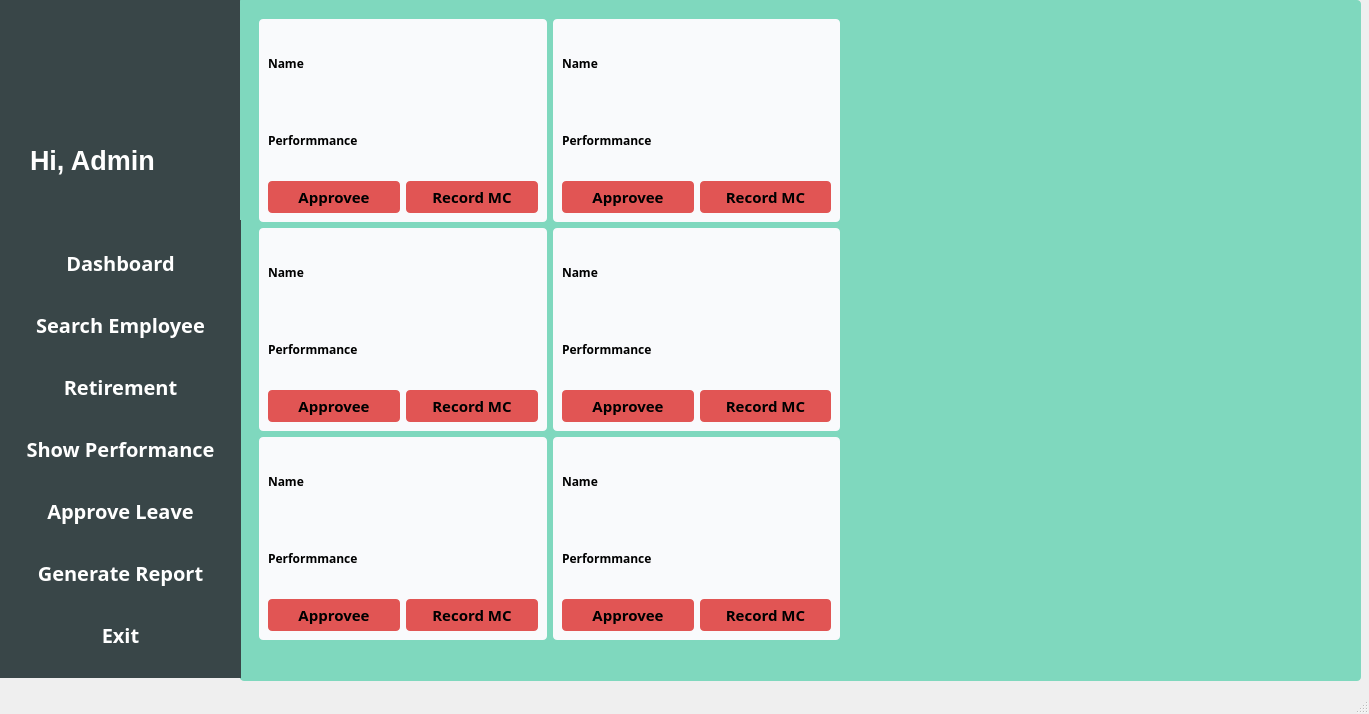
<?xml version="1.0" encoding="UTF-8"?>
<ui version="4.0">
 <class>approveLeave</class>
 <widget class="QMainWindow" name="approveLeave">
  <property name="geometry">
   <rect>
    <x>0</x>
    <y>0</y>
    <width>1369</width>
    <height>714</height>
   </rect>
  </property>
  <property name="windowTitle">
   <string>MainWindow</string>
  </property>
  <widget class="QWidget" name="centralwidget">
   <widget class="QWidget" name="widget" native="true">
    <property name="geometry">
     <rect>
      <x>0</x>
      <y>0</y>
      <width>241</width>
      <height>221</height>
     </rect>
    </property>
    <property name="font">
     <font>
      <family>Comic Sans MS</family>
      <pointsize>10</pointsize>
      <weight>75</weight>
      <bold>true</bold>
     </font>
    </property>
    <property name="styleSheet">
     <string notr="true">background-color: #394648;</string>
    </property>
    <widget class="QLabel" name="label">
     <property name="geometry">
      <rect>
       <x>30</x>
       <y>130</y>
       <width>171</width>
       <height>61</height>
      </rect>
     </property>
     <property name="font">
      <font>
       <family>Segoe UI</family>
       <pointsize>20</pointsize>
       <weight>75</weight>
       <bold>true</bold>
      </font>
     </property>
     <property name="styleSheet">
      <string notr="true">color: white;</string>
     </property>
     <property name="text">
      <string>Hi, Admin</string>
     </property>
    </widget>
    <widget class="QLabel" name="adminImage">
     <property name="geometry">
      <rect>
       <x>70</x>
       <y>20</y>
       <width>151</width>
       <height>111</height>
      </rect>
     </property>
     <property name="font">
      <font>
       <family>Segoe UI</family>
       <pointsize>20</pointsize>
       <weight>75</weight>
       <bold>true</bold>
      </font>
     </property>
     <property name="styleSheet">
      <string notr="true">color: white;</string>
     </property>
     <property name="text">
      <string/>
     </property>
    </widget>
   </widget>
   <widget class="QWidget" name="widget_3" native="true">
    <property name="geometry">
     <rect>
      <x>240</x>
      <y>0</y>
      <width>1121</width>
      <height>681</height>
     </rect>
    </property>
    <property name="styleSheet">
     <string notr="true">background-color: #7fd8be;
border-radius: 4px</string>
    </property>
    <widget class="QWidget" name="widget_4" native="true">
     <property name="geometry">
      <rect>
       <x>-1</x>
       <y>-1</y>
       <width>611</width>
       <height>681</height>
      </rect>
     </property>
     <widget class="QWidget" name="layoutWidget">
      <property name="geometry">
       <rect>
        <x>20</x>
        <y>20</y>
        <width>581</width>
        <height>621</height>
       </rect>
      </property>
      <layout class="QVBoxLayout" name="verticalLayout_23">
       <item>
        <layout class="QHBoxLayout" name="horizontalLayout_7">
         <item>
          <widget class="QWidget" name="widget_5" native="true">
           <property name="styleSheet">
            <string notr="true">background-color: #f9fafc;</string>
           </property>
           <layout class="QVBoxLayout" name="verticalLayout_4">
            <item>
             <layout class="QVBoxLayout" name="verticalLayout_3">
              <item>
               <layout class="QHBoxLayout" name="horizontalLayout">
                <item>
                 <widget class="QLabel" name="label_2">
                  <property name="font">
                   <font>
                    <family>Segoe UI Semibold</family>
                    <pointsize>9</pointsize>
                    <weight>75</weight>
                    <bold>true</bold>
                   </font>
                  </property>
                  <property name="text">
                   <string>Name</string>
                  </property>
                  <property name="alignment">
                   <set>Qt::AlignLeading|Qt::AlignLeft|Qt::AlignVCenter</set>
                  </property>
                 </widget>
                </item>
                <item>
                 <widget class="QLabel" name="label_3">
                  <property name="font">
                   <font>
                    <family>Segoe UI Semibold</family>
                    <pointsize>9</pointsize>
                    <weight>75</weight>
                    <bold>true</bold>
                   </font>
                  </property>
                  <property name="text">
                   <string/>
                  </property>
                  <property name="alignment">
                   <set>Qt::AlignCenter</set>
                  </property>
                 </widget>
                </item>
               </layout>
              </item>
              <item>
               <layout class="QHBoxLayout" name="horizontalLayout_2">
                <item>
                 <widget class="QLabel" name="label_5">
                  <property name="font">
                   <font>
                    <family>Segoe UI Semibold</family>
                    <pointsize>9</pointsize>
                    <weight>75</weight>
                    <bold>true</bold>
                   </font>
                  </property>
                  <property name="text">
                   <string>Performmance</string>
                  </property>
                  <property name="alignment">
                   <set>Qt::AlignLeading|Qt::AlignLeft|Qt::AlignVCenter</set>
                  </property>
                 </widget>
                </item>
                <item>
                 <widget class="QLabel" name="label_4">
                  <property name="font">
                   <font>
                    <family>Segoe UI Semibold</family>
                    <pointsize>9</pointsize>
                    <weight>75</weight>
                    <bold>true</bold>
                   </font>
                  </property>
                  <property name="text">
                   <string/>
                  </property>
                  <property name="alignment">
                   <set>Qt::AlignCenter</set>
                  </property>
                 </widget>
                </item>
               </layout>
              </item>
              <item>
               <layout class="QHBoxLayout" name="horizontalLayout_3">
                <item>
                 <widget class="QPushButton" name="pushButton_8">
                  <property name="font">
                   <font>
                    <family>Segoe UI Semibold</family>
                    <pointsize>-1</pointsize>
                    <weight>75</weight>
                    <bold>true</bold>
                    <underline>false</underline>
                    <strikeout>false</strikeout>
                   </font>
                  </property>
                  <property name="styleSheet">
                   <string notr="true">background-color: #e15554; /* Green */
  width: 100%;
  border: none;
  color: black;
  padding: 5px;
  text-align: center;
  text-decoration: none;
  font-size: 15px;
	border-radius: 4px;</string>
                  </property>
                  <property name="text">
                   <string>Approvee</string>
                  </property>
                 </widget>
                </item>
                <item>
                 <widget class="QPushButton" name="pushButton_9">
                  <property name="font">
                   <font>
                    <family>Segoe UI Semibold</family>
                    <pointsize>-1</pointsize>
                    <weight>75</weight>
                    <bold>true</bold>
                    <underline>false</underline>
                    <strikeout>false</strikeout>
                   </font>
                  </property>
                  <property name="styleSheet">
                   <string notr="true">background-color: #e15554; /* Green */
  width: 100%;
  border: none;
  color: black;
  padding: 5px;
  text-align: center;
  text-decoration: none;
  font-size: 15px;
	border-radius: 4px;</string>
                  </property>
                  <property name="text">
                   <string>Record MC</string>
                  </property>
                 </widget>
                </item>
               </layout>
              </item>
             </layout>
            </item>
           </layout>
          </widget>
         </item>
         <item>
          <widget class="QWidget" name="widget_6" native="true">
           <property name="styleSheet">
            <string notr="true">background-color: #f9fafc;</string>
           </property>
           <layout class="QVBoxLayout" name="verticalLayout_5">
            <item>
             <layout class="QVBoxLayout" name="verticalLayout_6">
              <item>
               <layout class="QHBoxLayout" name="horizontalLayout_4">
                <item>
                 <widget class="QLabel" name="label_6">
                  <property name="font">
                   <font>
                    <family>Segoe UI Semibold</family>
                    <pointsize>9</pointsize>
                    <weight>75</weight>
                    <bold>true</bold>
                   </font>
                  </property>
                  <property name="text">
                   <string>Name</string>
                  </property>
                  <property name="alignment">
                   <set>Qt::AlignLeading|Qt::AlignLeft|Qt::AlignVCenter</set>
                  </property>
                 </widget>
                </item>
                <item>
                 <widget class="QLabel" name="label_7">
                  <property name="font">
                   <font>
                    <family>Segoe UI Semibold</family>
                    <pointsize>9</pointsize>
                    <weight>75</weight>
                    <bold>true</bold>
                   </font>
                  </property>
                  <property name="text">
                   <string/>
                  </property>
                  <property name="alignment">
                   <set>Qt::AlignCenter</set>
                  </property>
                 </widget>
                </item>
               </layout>
              </item>
              <item>
               <layout class="QHBoxLayout" name="horizontalLayout_5">
                <item>
                 <widget class="QLabel" name="label_8">
                  <property name="font">
                   <font>
                    <family>Segoe UI Semibold</family>
                    <pointsize>9</pointsize>
                    <weight>75</weight>
                    <bold>true</bold>
                   </font>
                  </property>
                  <property name="text">
                   <string>Performmance</string>
                  </property>
                  <property name="alignment">
                   <set>Qt::AlignLeading|Qt::AlignLeft|Qt::AlignVCenter</set>
                  </property>
                 </widget>
                </item>
                <item>
                 <widget class="QLabel" name="label_9">
                  <property name="font">
                   <font>
                    <family>Segoe UI Semibold</family>
                    <pointsize>9</pointsize>
                    <weight>75</weight>
                    <bold>true</bold>
                   </font>
                  </property>
                  <property name="text">
                   <string/>
                  </property>
                  <property name="alignment">
                   <set>Qt::AlignCenter</set>
                  </property>
                 </widget>
                </item>
               </layout>
              </item>
              <item>
               <layout class="QHBoxLayout" name="horizontalLayout_6">
                <item>
                 <widget class="QPushButton" name="pushButton_10">
                  <property name="font">
                   <font>
                    <family>Segoe UI Semibold</family>
                    <pointsize>-1</pointsize>
                    <weight>75</weight>
                    <bold>true</bold>
                    <underline>false</underline>
                    <strikeout>false</strikeout>
                   </font>
                  </property>
                  <property name="styleSheet">
                   <string notr="true">background-color: #e15554; /* Green */
  width: 100%;
  border: none;
  color: black;
  padding: 5px;
  text-align: center;
  text-decoration: none;
  font-size: 15px;
	border-radius: 4px;</string>
                  </property>
                  <property name="text">
                   <string>Approvee</string>
                  </property>
                 </widget>
                </item>
                <item>
                 <widget class="QPushButton" name="pushButton_11">
                  <property name="font">
                   <font>
                    <family>Segoe UI Semibold</family>
                    <pointsize>-1</pointsize>
                    <weight>75</weight>
                    <bold>true</bold>
                    <underline>false</underline>
                    <strikeout>false</strikeout>
                   </font>
                  </property>
                  <property name="styleSheet">
                   <string notr="true">background-color: #e15554; /* Green */
  width: 100%;
  border: none;
  color: black;
  padding: 5px;
  text-align: center;
  text-decoration: none;
  font-size: 15px;
	border-radius: 4px;</string>
                  </property>
                  <property name="text">
                   <string>Record MC</string>
                  </property>
                 </widget>
                </item>
               </layout>
              </item>
             </layout>
            </item>
           </layout>
          </widget>
         </item>
        </layout>
       </item>
       <item>
        <layout class="QHBoxLayout" name="horizontalLayout_8">
         <item>
          <widget class="QWidget" name="widget_7" native="true">
           <property name="styleSheet">
            <string notr="true">background-color: #f9fafc;</string>
           </property>
           <layout class="QVBoxLayout" name="verticalLayout_7">
            <item>
             <layout class="QVBoxLayout" name="verticalLayout_8">
              <item>
               <layout class="QHBoxLayout" name="horizontalLayout_9">
                <item>
                 <widget class="QLabel" name="label_10">
                  <property name="font">
                   <font>
                    <family>Segoe UI Semibold</family>
                    <pointsize>9</pointsize>
                    <weight>75</weight>
                    <bold>true</bold>
                   </font>
                  </property>
                  <property name="text">
                   <string>Name</string>
                  </property>
                  <property name="alignment">
                   <set>Qt::AlignLeading|Qt::AlignLeft|Qt::AlignVCenter</set>
                  </property>
                 </widget>
                </item>
                <item>
                 <widget class="QLabel" name="label_11">
                  <property name="font">
                   <font>
                    <family>Segoe UI Semibold</family>
                    <pointsize>9</pointsize>
                    <weight>75</weight>
                    <bold>true</bold>
                   </font>
                  </property>
                  <property name="text">
                   <string/>
                  </property>
                  <property name="alignment">
                   <set>Qt::AlignCenter</set>
                  </property>
                 </widget>
                </item>
               </layout>
              </item>
              <item>
               <layout class="QHBoxLayout" name="horizontalLayout_10">
                <item>
                 <widget class="QLabel" name="label_12">
                  <property name="font">
                   <font>
                    <family>Segoe UI Semibold</family>
                    <pointsize>9</pointsize>
                    <weight>75</weight>
                    <bold>true</bold>
                   </font>
                  </property>
                  <property name="text">
                   <string>Performmance</string>
                  </property>
                  <property name="alignment">
                   <set>Qt::AlignLeading|Qt::AlignLeft|Qt::AlignVCenter</set>
                  </property>
                 </widget>
                </item>
                <item>
                 <widget class="QLabel" name="label_13">
                  <property name="font">
                   <font>
                    <family>Segoe UI Semibold</family>
                    <pointsize>9</pointsize>
                    <weight>75</weight>
                    <bold>true</bold>
                   </font>
                  </property>
                  <property name="text">
                   <string/>
                  </property>
                  <property name="alignment">
                   <set>Qt::AlignCenter</set>
                  </property>
                 </widget>
                </item>
               </layout>
              </item>
              <item>
               <layout class="QHBoxLayout" name="horizontalLayout_11">
                <item>
                 <widget class="QPushButton" name="pushButton_12">
                  <property name="font">
                   <font>
                    <family>Segoe UI Semibold</family>
                    <pointsize>-1</pointsize>
                    <weight>75</weight>
                    <bold>true</bold>
                    <underline>false</underline>
                    <strikeout>false</strikeout>
                   </font>
                  </property>
                  <property name="styleSheet">
                   <string notr="true">background-color: #e15554; /* Green */
  width: 100%;
  border: none;
  color: black;
  padding: 5px;
  text-align: center;
  text-decoration: none;
  font-size: 15px;
	border-radius: 4px;</string>
                  </property>
                  <property name="text">
                   <string>Approvee</string>
                  </property>
                 </widget>
                </item>
                <item>
                 <widget class="QPushButton" name="pushButton_13">
                  <property name="font">
                   <font>
                    <family>Segoe UI Semibold</family>
                    <pointsize>-1</pointsize>
                    <weight>75</weight>
                    <bold>true</bold>
                    <underline>false</underline>
                    <strikeout>false</strikeout>
                   </font>
                  </property>
                  <property name="styleSheet">
                   <string notr="true">background-color: #e15554; /* Green */
  width: 100%;
  border: none;
  color: black;
  padding: 5px;
  text-align: center;
  text-decoration: none;
  font-size: 15px;
	border-radius: 4px;</string>
                  </property>
                  <property name="text">
                   <string>Record MC</string>
                  </property>
                 </widget>
                </item>
               </layout>
              </item>
             </layout>
            </item>
           </layout>
          </widget>
         </item>
         <item>
          <widget class="QWidget" name="widget_8" native="true">
           <property name="styleSheet">
            <string notr="true">background-color: #f9fafc;</string>
           </property>
           <layout class="QVBoxLayout" name="verticalLayout_9">
            <item>
             <layout class="QVBoxLayout" name="verticalLayout_10">
              <item>
               <layout class="QHBoxLayout" name="horizontalLayout_12">
                <item>
                 <widget class="QLabel" name="label_14">
                  <property name="font">
                   <font>
                    <family>Segoe UI Semibold</family>
                    <pointsize>9</pointsize>
                    <weight>75</weight>
                    <bold>true</bold>
                   </font>
                  </property>
                  <property name="text">
                   <string>Name</string>
                  </property>
                  <property name="alignment">
                   <set>Qt::AlignLeading|Qt::AlignLeft|Qt::AlignVCenter</set>
                  </property>
                 </widget>
                </item>
                <item>
                 <widget class="QLabel" name="label_15">
                  <property name="font">
                   <font>
                    <family>Segoe UI Semibold</family>
                    <pointsize>9</pointsize>
                    <weight>75</weight>
                    <bold>true</bold>
                   </font>
                  </property>
                  <property name="text">
                   <string/>
                  </property>
                  <property name="alignment">
                   <set>Qt::AlignCenter</set>
                  </property>
                 </widget>
                </item>
               </layout>
              </item>
              <item>
               <layout class="QHBoxLayout" name="horizontalLayout_13">
                <item>
                 <widget class="QLabel" name="label_16">
                  <property name="font">
                   <font>
                    <family>Segoe UI Semibold</family>
                    <pointsize>9</pointsize>
                    <weight>75</weight>
                    <bold>true</bold>
                   </font>
                  </property>
                  <property name="text">
                   <string>Performmance</string>
                  </property>
                  <property name="alignment">
                   <set>Qt::AlignLeading|Qt::AlignLeft|Qt::AlignVCenter</set>
                  </property>
                 </widget>
                </item>
                <item>
                 <widget class="QLabel" name="label_17">
                  <property name="font">
                   <font>
                    <family>Segoe UI Semibold</family>
                    <pointsize>9</pointsize>
                    <weight>75</weight>
                    <bold>true</bold>
                   </font>
                  </property>
                  <property name="text">
                   <string/>
                  </property>
                  <property name="alignment">
                   <set>Qt::AlignCenter</set>
                  </property>
                 </widget>
                </item>
               </layout>
              </item>
              <item>
               <layout class="QHBoxLayout" name="horizontalLayout_14">
                <item>
                 <widget class="QPushButton" name="pushButton_14">
                  <property name="font">
                   <font>
                    <family>Segoe UI Semibold</family>
                    <pointsize>-1</pointsize>
                    <weight>75</weight>
                    <bold>true</bold>
                    <underline>false</underline>
                    <strikeout>false</strikeout>
                   </font>
                  </property>
                  <property name="styleSheet">
                   <string notr="true">background-color: #e15554; /* Green */
  width: 100%;
  border: none;
  color: black;
  padding: 5px;
  text-align: center;
  text-decoration: none;
  font-size: 15px;
	border-radius: 4px;</string>
                  </property>
                  <property name="text">
                   <string>Approvee</string>
                  </property>
                 </widget>
                </item>
                <item>
                 <widget class="QPushButton" name="pushButton_15">
                  <property name="font">
                   <font>
                    <family>Segoe UI Semibold</family>
                    <pointsize>-1</pointsize>
                    <weight>75</weight>
                    <bold>true</bold>
                    <underline>false</underline>
                    <strikeout>false</strikeout>
                   </font>
                  </property>
                  <property name="styleSheet">
                   <string notr="true">background-color: #e15554; /* Green */
  width: 100%;
  border: none;
  color: black;
  padding: 5px;
  text-align: center;
  text-decoration: none;
  font-size: 15px;
	border-radius: 4px;</string>
                  </property>
                  <property name="text">
                   <string>Record MC</string>
                  </property>
                 </widget>
                </item>
               </layout>
              </item>
             </layout>
            </item>
           </layout>
          </widget>
         </item>
        </layout>
       </item>
       <item>
        <layout class="QHBoxLayout" name="horizontalLayout_28">
         <item>
          <widget class="QWidget" name="widget_11" native="true">
           <property name="styleSheet">
            <string notr="true">background-color: #f9fafc;</string>
           </property>
           <layout class="QVBoxLayout" name="verticalLayout_19">
            <item>
             <layout class="QVBoxLayout" name="verticalLayout_20">
              <item>
               <layout class="QHBoxLayout" name="horizontalLayout_29">
                <item>
                 <widget class="QLabel" name="label_34">
                  <property name="font">
                   <font>
                    <family>Segoe UI Semibold</family>
                    <pointsize>9</pointsize>
                    <weight>75</weight>
                    <bold>true</bold>
                   </font>
                  </property>
                  <property name="text">
                   <string>Name</string>
                  </property>
                  <property name="alignment">
                   <set>Qt::AlignLeading|Qt::AlignLeft|Qt::AlignVCenter</set>
                  </property>
                 </widget>
                </item>
                <item>
                 <widget class="QLabel" name="label_35">
                  <property name="font">
                   <font>
                    <family>Segoe UI Semibold</family>
                    <pointsize>9</pointsize>
                    <weight>75</weight>
                    <bold>true</bold>
                   </font>
                  </property>
                  <property name="text">
                   <string/>
                  </property>
                  <property name="alignment">
                   <set>Qt::AlignCenter</set>
                  </property>
                 </widget>
                </item>
               </layout>
              </item>
              <item>
               <layout class="QHBoxLayout" name="horizontalLayout_30">
                <item>
                 <widget class="QLabel" name="label_36">
                  <property name="font">
                   <font>
                    <family>Segoe UI Semibold</family>
                    <pointsize>9</pointsize>
                    <weight>75</weight>
                    <bold>true</bold>
                   </font>
                  </property>
                  <property name="text">
                   <string>Performmance</string>
                  </property>
                  <property name="alignment">
                   <set>Qt::AlignLeading|Qt::AlignLeft|Qt::AlignVCenter</set>
                  </property>
                 </widget>
                </item>
                <item>
                 <widget class="QLabel" name="label_37">
                  <property name="font">
                   <font>
                    <family>Segoe UI Semibold</family>
                    <pointsize>9</pointsize>
                    <weight>75</weight>
                    <bold>true</bold>
                   </font>
                  </property>
                  <property name="text">
                   <string/>
                  </property>
                  <property name="alignment">
                   <set>Qt::AlignCenter</set>
                  </property>
                 </widget>
                </item>
               </layout>
              </item>
              <item>
               <layout class="QHBoxLayout" name="horizontalLayout_31">
                <item>
                 <widget class="QPushButton" name="pushButton_24">
                  <property name="font">
                   <font>
                    <family>Segoe UI Semibold</family>
                    <pointsize>-1</pointsize>
                    <weight>75</weight>
                    <bold>true</bold>
                    <underline>false</underline>
                    <strikeout>false</strikeout>
                   </font>
                  </property>
                  <property name="styleSheet">
                   <string notr="true">background-color: #e15554; /* Green */
  width: 100%;
  border: none;
  color: black;
  padding: 5px;
  text-align: center;
  text-decoration: none;
  font-size: 15px;
	border-radius: 4px;</string>
                  </property>
                  <property name="text">
                   <string>Approvee</string>
                  </property>
                 </widget>
                </item>
                <item>
                 <widget class="QPushButton" name="pushButton_25">
                  <property name="font">
                   <font>
                    <family>Segoe UI Semibold</family>
                    <pointsize>-1</pointsize>
                    <weight>75</weight>
                    <bold>true</bold>
                    <underline>false</underline>
                    <strikeout>false</strikeout>
                   </font>
                  </property>
                  <property name="styleSheet">
                   <string notr="true">background-color: #e15554; /* Green */
  width: 100%;
  border: none;
  color: black;
  padding: 5px;
  text-align: center;
  text-decoration: none;
  font-size: 15px;
	border-radius: 4px;</string>
                  </property>
                  <property name="text">
                   <string>Record MC</string>
                  </property>
                 </widget>
                </item>
               </layout>
              </item>
             </layout>
            </item>
           </layout>
          </widget>
         </item>
         <item>
          <widget class="QWidget" name="widget_12" native="true">
           <property name="styleSheet">
            <string notr="true">background-color: #f9fafc;</string>
           </property>
           <layout class="QVBoxLayout" name="verticalLayout_21">
            <item>
             <layout class="QVBoxLayout" name="verticalLayout_22">
              <item>
               <layout class="QHBoxLayout" name="horizontalLayout_32">
                <item>
                 <widget class="QLabel" name="label_38">
                  <property name="font">
                   <font>
                    <family>Segoe UI Semibold</family>
                    <pointsize>9</pointsize>
                    <weight>75</weight>
                    <bold>true</bold>
                   </font>
                  </property>
                  <property name="text">
                   <string>Name</string>
                  </property>
                  <property name="alignment">
                   <set>Qt::AlignLeading|Qt::AlignLeft|Qt::AlignVCenter</set>
                  </property>
                 </widget>
                </item>
                <item>
                 <widget class="QLabel" name="label_39">
                  <property name="font">
                   <font>
                    <family>Segoe UI Semibold</family>
                    <pointsize>9</pointsize>
                    <weight>75</weight>
                    <bold>true</bold>
                   </font>
                  </property>
                  <property name="text">
                   <string/>
                  </property>
                  <property name="alignment">
                   <set>Qt::AlignCenter</set>
                  </property>
                 </widget>
                </item>
               </layout>
              </item>
              <item>
               <layout class="QHBoxLayout" name="horizontalLayout_33">
                <item>
                 <widget class="QLabel" name="label_40">
                  <property name="font">
                   <font>
                    <family>Segoe UI Semibold</family>
                    <pointsize>9</pointsize>
                    <weight>75</weight>
                    <bold>true</bold>
                   </font>
                  </property>
                  <property name="text">
                   <string>Performmance</string>
                  </property>
                  <property name="alignment">
                   <set>Qt::AlignLeading|Qt::AlignLeft|Qt::AlignVCenter</set>
                  </property>
                 </widget>
                </item>
                <item>
                 <widget class="QLabel" name="label_41">
                  <property name="font">
                   <font>
                    <family>Segoe UI Semibold</family>
                    <pointsize>9</pointsize>
                    <weight>75</weight>
                    <bold>true</bold>
                   </font>
                  </property>
                  <property name="text">
                   <string/>
                  </property>
                  <property name="alignment">
                   <set>Qt::AlignCenter</set>
                  </property>
                 </widget>
                </item>
               </layout>
              </item>
              <item>
               <layout class="QHBoxLayout" name="horizontalLayout_34">
                <item>
                 <widget class="QPushButton" name="pushButton_26">
                  <property name="font">
                   <font>
                    <family>Segoe UI Semibold</family>
                    <pointsize>-1</pointsize>
                    <weight>75</weight>
                    <bold>true</bold>
                    <underline>false</underline>
                    <strikeout>false</strikeout>
                   </font>
                  </property>
                  <property name="styleSheet">
                   <string notr="true">background-color: #e15554; /* Green */
  width: 100%;
  border: none;
  color: black;
  padding: 5px;
  text-align: center;
  text-decoration: none;
  font-size: 15px;
	border-radius: 4px;</string>
                  </property>
                  <property name="text">
                   <string>Approvee</string>
                  </property>
                 </widget>
                </item>
                <item>
                 <widget class="QPushButton" name="pushButton_27">
                  <property name="font">
                   <font>
                    <family>Segoe UI Semibold</family>
                    <pointsize>-1</pointsize>
                    <weight>75</weight>
                    <bold>true</bold>
                    <underline>false</underline>
                    <strikeout>false</strikeout>
                   </font>
                  </property>
                  <property name="styleSheet">
                   <string notr="true">background-color: #e15554; /* Green */
  width: 100%;
  border: none;
  color: black;
  padding: 5px;
  text-align: center;
  text-decoration: none;
  font-size: 15px;
	border-radius: 4px;</string>
                  </property>
                  <property name="text">
                   <string>Record MC</string>
                  </property>
                 </widget>
                </item>
               </layout>
              </item>
             </layout>
            </item>
           </layout>
          </widget>
         </item>
        </layout>
       </item>
      </layout>
     </widget>
    </widget>
    <widget class="QLabel" name="side_Image">
     <property name="geometry">
      <rect>
       <x>610</x>
       <y>10</y>
       <width>381</width>
       <height>651</height>
      </rect>
     </property>
     <property name="text">
      <string/>
     </property>
    </widget>
   </widget>
   <widget class="QWidget" name="widget_2" native="true">
    <property name="geometry">
     <rect>
      <x>0</x>
      <y>220</y>
      <width>241</width>
      <height>458</height>
     </rect>
    </property>
    <property name="styleSheet">
     <string notr="true">background-color: #394648;
</string>
    </property>
    <layout class="QVBoxLayout" name="verticalLayout_2">
     <item>
      <layout class="QVBoxLayout" name="verticalLayout">
       <item>
        <widget class="QPushButton" name="pushButton">
         <property name="font">
          <font>
           <family>Segoe UI Semibold</family>
           <pointsize>-1</pointsize>
           <weight>75</weight>
           <bold>true</bold>
           <underline>false</underline>
           <strikeout>false</strikeout>
          </font>
         </property>
         <property name="styleSheet">
          <string notr="true">background-color: #394648; /* Green */
  width: 100%;
  border: none;
  color: white;
  padding: 10px;
  text-align: center;
  text-decoration: none;
  font-size: 20px;
  margin: 4px 2px;
	border-radius: 4px;</string>
         </property>
         <property name="text">
          <string>Dashboard</string>
         </property>
        </widget>
       </item>
       <item>
        <widget class="QPushButton" name="pushButton_2">
         <property name="font">
          <font>
           <family>Segoe UI Semibold</family>
           <pointsize>-1</pointsize>
           <weight>75</weight>
           <bold>true</bold>
           <underline>false</underline>
           <strikeout>false</strikeout>
          </font>
         </property>
         <property name="styleSheet">
          <string notr="true">background-color: #394648; /* Green */
  width: 100%;
  border: none;
  color: white;
  padding: 10px;
  text-align: center;
  text-decoration: none;
  font-size: 20px;
  margin: 4px 2px;
	border-radius: 4px;</string>
         </property>
         <property name="text">
          <string>Search Employee</string>
         </property>
        </widget>
       </item>
       <item>
        <widget class="QPushButton" name="pushButton_3">
         <property name="font">
          <font>
           <family>Segoe UI Semibold</family>
           <pointsize>-1</pointsize>
           <weight>75</weight>
           <bold>true</bold>
           <underline>false</underline>
           <strikeout>false</strikeout>
          </font>
         </property>
         <property name="styleSheet">
          <string notr="true">background-color: #394648; /* Green */
  width: 100%;
  border: none;
  color: white;
  padding: 10px;
  text-align: center;
  text-decoration: none;
  font-size: 20px;
  margin: 4px 2px;
	border-radius: 4px;</string>
         </property>
         <property name="text">
          <string>Retirement</string>
         </property>
        </widget>
       </item>
       <item>
        <widget class="QPushButton" name="pushButton_4">
         <property name="font">
          <font>
           <family>Segoe UI Semibold</family>
           <pointsize>-1</pointsize>
           <weight>75</weight>
           <bold>true</bold>
           <underline>false</underline>
           <strikeout>false</strikeout>
          </font>
         </property>
         <property name="styleSheet">
          <string notr="true">background-color: #394648; /* Green */
  width: 100%;
  border: none;
  color: white;
  padding: 10px;
  text-align: center;
  text-decoration: none;
  font-size: 20px;
  margin: 4px 2px;
	border-radius: 4px;</string>
         </property>
         <property name="text">
          <string>Show Performance</string>
         </property>
        </widget>
       </item>
       <item>
        <widget class="QPushButton" name="pushButton_5">
         <property name="font">
          <font>
           <family>Segoe UI Semibold</family>
           <pointsize>-1</pointsize>
           <weight>75</weight>
           <bold>true</bold>
           <underline>false</underline>
           <strikeout>false</strikeout>
          </font>
         </property>
         <property name="styleSheet">
          <string notr="true">background-color: #394648; /* Green */
  width: 100%;
  border: none;
  color: white;
  padding: 10px;
  text-align: center;
  text-decoration: none;
  font-size: 20px;
  margin: 4px 2px;
	border-radius: 4px;</string>
         </property>
         <property name="text">
          <string>Approve Leave</string>
         </property>
        </widget>
       </item>
       <item>
        <widget class="QPushButton" name="pushButton_6">
         <property name="font">
          <font>
           <family>Segoe UI Semibold</family>
           <pointsize>-1</pointsize>
           <weight>75</weight>
           <bold>true</bold>
           <underline>false</underline>
           <strikeout>false</strikeout>
          </font>
         </property>
         <property name="styleSheet">
          <string notr="true">background-color: #394648; /* Green */
  width: 100%;
  border: none;
  color: white;
  padding: 10px;
  text-align: center;
  text-decoration: none;
  font-size: 20px;
  margin: 4px 2px;
	border-radius: 4px;</string>
         </property>
         <property name="text">
          <string>Generate Report</string>
         </property>
        </widget>
       </item>
       <item>
        <widget class="QPushButton" name="pushButton_7">
         <property name="font">
          <font>
           <family>Segoe UI Semibold</family>
           <pointsize>-1</pointsize>
           <weight>75</weight>
           <bold>true</bold>
           <underline>false</underline>
           <strikeout>false</strikeout>
          </font>
         </property>
         <property name="styleSheet">
          <string notr="true">background-color: #394648; /* Green */
  width: 100%;
  border: none;
  color: white;
  padding: 10px;
  text-align: center;
  text-decoration: none;
  font-size: 20px;
  margin: 4px 2px;
	border-radius: 4px;</string>
         </property>
         <property name="text">
          <string>Exit</string>
         </property>
        </widget>
       </item>
      </layout>
     </item>
    </layout>
   </widget>
  </widget>
  <widget class="QMenuBar" name="menubar">
   <property name="geometry">
    <rect>
     <x>0</x>
     <y>0</y>
     <width>1369</width>
     <height>26</height>
    </rect>
   </property>
  </widget>
  <widget class="QStatusBar" name="statusbar"/>
 </widget>
 <resources/>
 <connections/>
</ui>
